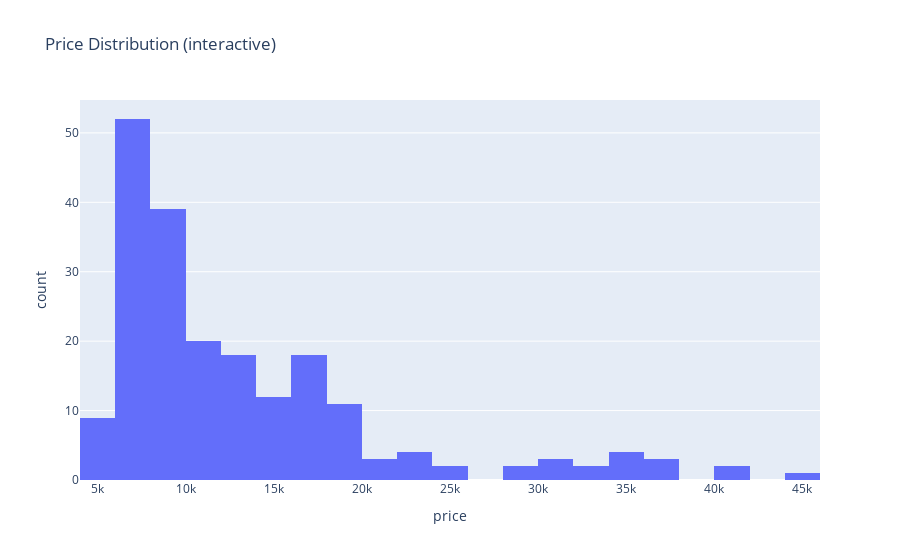

Here is the notebook cell this chart was saved with:
### Code cell
fig = px.histogram(df, x="price", nbins=30, title=("Price Distribution (interactive)"))
fig.write_html(str(FIG_DIR / "px_price_hist.html")); fig.show()

### Figure 1 — Plotly figure (JSON) as saved in the notebook; plotly's stock layout.template omitted (floating-point values rounded to 4 significant figures; data arrays with more than 128 entries replaced by an {"elided": "..."} marker saying what was removed)
{"data": [{"alignmentgroup": "True", "bingroup": "x", "hovertemplate": "price=%{x}<br>count=%{y}<extra></extra>", "legendgroup": "", "marker": {"color": "#636efa", "pattern": {"shape": ""}}, "name": "", "nbinsx": 30, "offsetgroup": "", "orientation": "v", "showlegend": false, "type": "histogram", "x": {"elided": "205 float values"}, "xaxis": "x", "yaxis": "y"}], "layout": {"barmode": "relative", "legend": {"tracegroupgap": 0}, "title": {"text": "Price Distribution (interactive)"}, "xaxis": {"anchor": "y", "domain": [0, 1], "title": {"text": "price"}}, "yaxis": {"anchor": "x", "domain": [0, 1], "title": {"text": "count"}}}}
